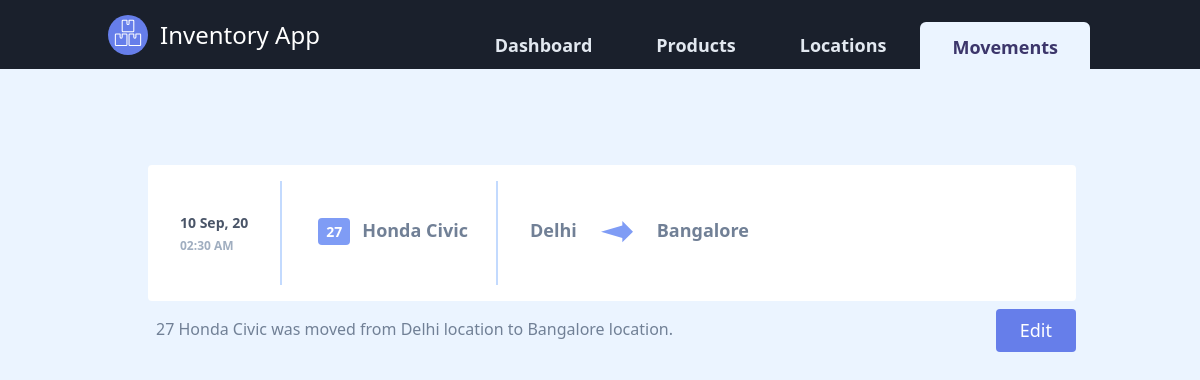
The page /movement/14/27 on the database its author committed.
### inventory/models.py (models this page shows, shortened)
class StaticMovement(db.Model):
    movement_id = db.Column(db.Integer, primary_key=True)
    timestamp = db.Column(db.DateTime, nullable=False, default=datetime.now())
    from_location = db.Column(db.String(20), db.ForeignKey('location.location_id'))
    to_location = db.Column(db.String(20), db.ForeignKey('location.location_id'))
    product_id = db.Column(db.Integer, db.ForeignKey('product.product_id'), nullable=False)
    qty = db.Column(db.Integer, nullable=False)

class Product(db.Model):
    product_id = db.Column(db.Integer, primary_key=True)
    product_name = db.Column(db.String(20), unique=True, nullable=False)
    product_description = db.Column(db.String(200), nullable=False, default='This is a default description for product, please update the product with a brief description')
    product_image_file = db.Column(db.String(20), nullable=False, default='default-cars.jpeg')

### inventory/movements/routes.py (the view)
@movements_bp.route("/movement/<int:movement_id>")
@movements_bp.route("/movement/<int:movement_id>/<int:qty>")
def movement(movement_id, qty=None):
    movement = StaticMovement.query.get_or_404(movement_id)
    products = Product.query
    return render_template('movement.html', title='Update Moved Product', movement=movement, products=products, qty=qty, label='Movement')

### inventory/templates/movement.html
{% extends "layout.html" %}
{% block content %}
<section class="text-gray-700 body-font">
    <div class="container mx-auto px-12 py-24 md:flex-row flex-col items-center">
        <a class="flex w-full bg-white mx-3 mb-1 rounded py-2 md:p-4" href="{{ url_for('movements_bp.movement', movement_id=movement.movement_id) }}">
            <div class="self-center p-2 sm:py-4 sm:p-8 md:pl-4 flex-row border-indigo-200">
                <div class="mb-1 font-semibold text-xs sm:text-sm">{{ movement.timestamp.strftime('%d %b, %y') }}</div>
                <div class="text-gray-500 font-bold text-xs ">{{ movement.timestamp.strftime('%H:%M %p') }}</div>
            </div>
            <div class="border-r-2 border-indigo-200 mr-3 sm:mr-0 my-2 md:my-0"></div>
            <div class="flex-1 sm:py-4 sm:px-6">
                <div class= "text-gray-600 py-1 sm:py-2 sm:flex">
                    <div class="mx-2 sm:mx-0 p-2 sm:p-3 border-b-2 border-indigo-200 sm:border-b-0">
                        <span class="rounded text-white bg-indigo-400 py-1 px-2 text-xs sm:text-sm font-bold mr-2">{% if qty == None %}{{ movement.qty }}{% else %}{{ qty }}{% endif %}</span>
                        <span class="font-semibold text-sm sm:text-lg">{{ products.get(movement.product_id).product_name }}</span>
                    </div>
                    <div class="border-r-2 ml-4 border-indigo-200 mr-3 hidden sm:block sm:-my-4 md:-my-6 {% if not movement.from_location or not movement.to_location %} sm:hidden {% endif %}"></div>
                    <div class="flex p-3 {% if not movement.to_location %} flex-row-reverse float-left {% endif %}">
                        <span class="font-semibold text-sm sm:text-lg mr-2 md:ml-2 md:mr-6 {% if not movement.from_location %} hidden {% endif %}">{{ movement.from_location }}
                        </span>
                        <span class="inline-block {% if not movement.to_location %} mr-4 {% endif %}">
                            <svg class="fill-current text-indigo-400 h-6 w-6 sm:h-8 sm:w-8" {% if not movement.to_location %} transform="rotate(180)" {% endif %}  viewBox="0 1 24 24">
                                <path d="M16 7.328V4l8 8-8 8v-3.328L0 12z"/>
                            </svg>
                        </span>
                        <span class="font-semibold text-sm sm:text-lg mx-2 md:ml-6 {% if not movement.to_location %} hidden {% endif %}">{{ movement.to_location }}</span>
                    </div>
                </div>
            </div>
        </a>
        <div class="flex justify-between ml-3 -mr-3 mt-2">
            <div class="p-2 text-gray-600">
                {% if qty == None %}{{ movement.qty }}{% else %}{{ qty }}{% endif %} {{ products.get(movement.product_id).product_name }} was
                {% if movement.from_location and movement.to_location %}
                    moved from {{ movement.from_location }} location to {{ movement.to_location }} location.
                {% elif not movement.from_location %}
                    added into {{ movement.to_location }} location.
                {% elif not movement.to_location %}
                    removed from {{ movement.from_location }} location.
                {% endif %}
            </div>
            <div class="flex content-end">
                <a href="{{ url_for('movements_bp.update_movement', movement_id=movement.movement_id) }}" class="inline-flex self-center text-white bg-indigo-500 border-0 py-2 px-6 focus:outline-none hover:bg-indigo-600 rounded text-lg cursor-pointer">Edit</a>
            </div>
        </div>
    </div>
</section>
{% endblock content %}

### rows shown on the page
StaticMovement: timestamp "10 Sep, 20", timestamp "02:30 AM", from_location "Delhi", to_location "Bangalore"
Product: get "Honda Civic"

### other values the page prints
{{ qty }} "27"
